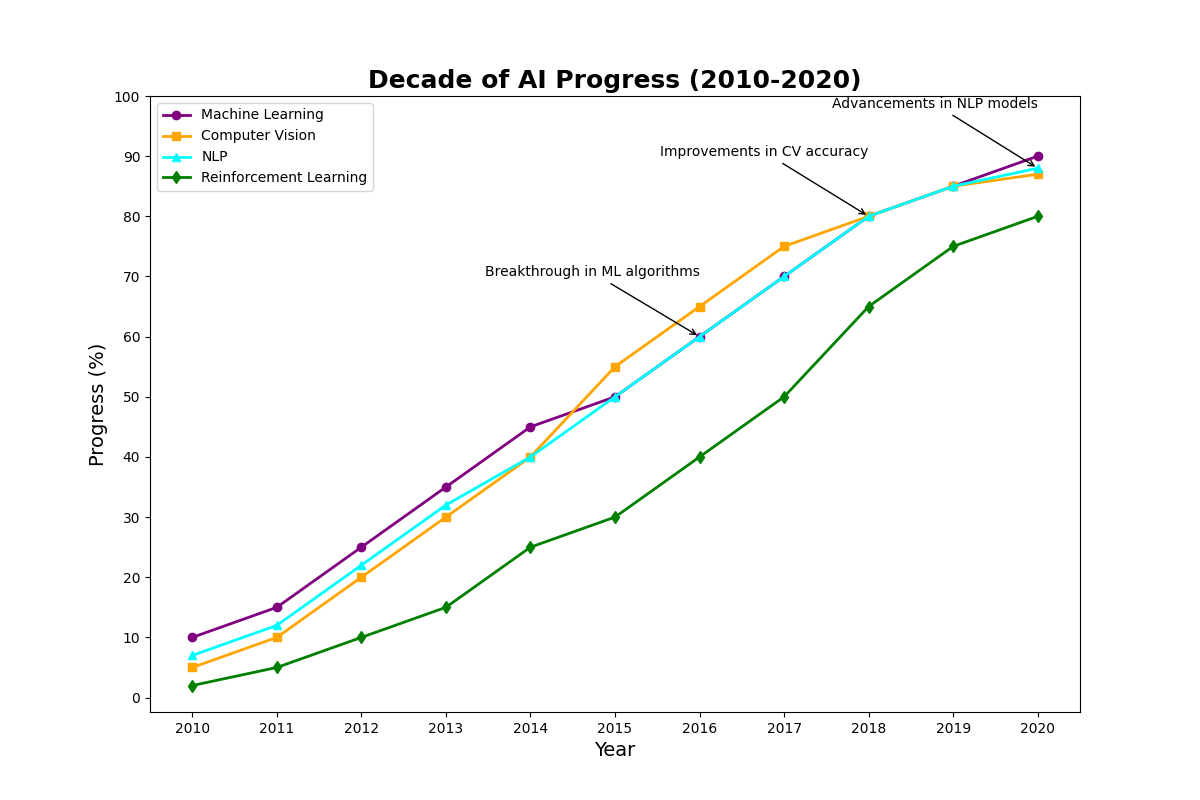

This figure's Python source:
import matplotlib.pyplot as plt
import numpy as np

years = np.arange(2010, 2021)

machine_learning = [10, 15, 25, 35, 45, 50, 60, 70, 80, 85, 90]
computer_vision = [5, 10, 20, 30, 40, 55, 65, 75, 80, 85, 87]
natural_language_processing = [7, 12, 22, 32, 40, 50, 60, 70, 80, 85, 88]
reinforcement_learning = [2, 5, 10, 15, 25, 30, 40, 50, 65, 75, 80]  # New data series

plt.figure(figsize=(12, 8))

plt.plot(years, machine_learning, marker='o', color='purple', linestyle='-', linewidth=2, label='Machine Learning')
plt.plot(years, computer_vision, marker='s', color='orange', linestyle='-', linewidth=2, label='Computer Vision')
plt.plot(years, natural_language_processing, marker='^', color='cyan', linestyle='-', linewidth=2, label='NLP')
plt.plot(years, reinforcement_learning, marker='d', color='green', linestyle='-', linewidth=2, label='Reinforcement Learning')  # New plot for the added series

plt.annotate('Breakthrough in ML algorithms', xy=(2016, machine_learning[6]), xytext=(2016, machine_learning[6] + 10),
            arrowprops=dict(facecolor='black', arrowstyle='->'), fontsize=10, ha='right')
plt.annotate('Improvements in CV accuracy', xy=(2018, computer_vision[8]), xytext=(2018, computer_vision[8] + 10),
            arrowprops=dict(facecolor='black', arrowstyle='->'), fontsize=10, ha='right')
plt.annotate('Advancements in NLP models', xy=(2020, natural_language_processing[10]), xytext=(2020, natural_language_processing[10] + 10),
            arrowprops=dict(facecolor='black', arrowstyle='->'), fontsize=10, ha='right')

plt.title('Decade of AI Progress (2010-2020)', fontsize=18, fontweight='bold')
plt.xlabel('Year', fontsize=14)
plt.ylabel('Progress (%)', fontsize=14)
plt.xticks(years)
plt.yticks(range(0, 101, 10))
plt.legend()  # Added legend to denote different series

plt.show()
